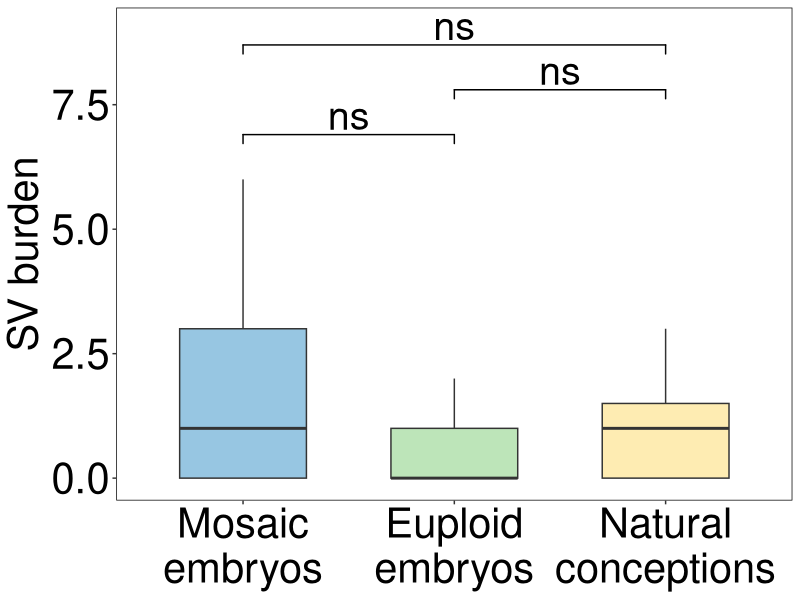
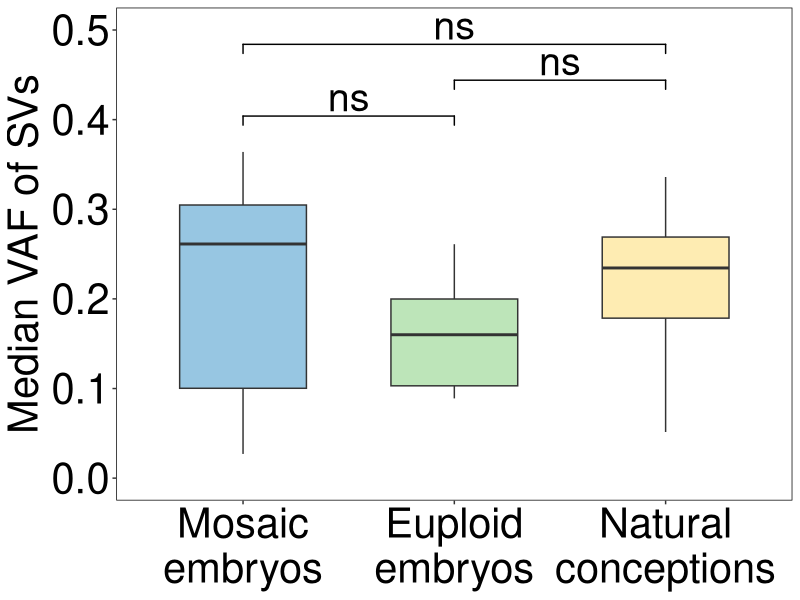

Write the R code that produced these figures, in order.
library(nlme) 
library(multcomp)
library(ggplot2)
library(RColorBrewer)
library(ggsignif)
library(dplyr)


## figure 6a
data <- read.csv("SV-num-depth.txt",header=T,sep="\t")
data$group <- factor(data$group, levels = c("mosaic embryos", "euploid embryos", "natural conceptions"))
mod <- lme(number~group+depth, random=~1|family, data=data)
anova(mod, type='marginal')
summary(glht(mod, linfct = mcp(group = "Tukey")))
p_values <- as.numeric(summary(glht(mod, linfct = mcp(group = "Tukey")))$test$pvalues)
annotations <- ifelse(p_values < 0.001, "***",ifelse(p_values < 0.01, "**",ifelse(p_values < 0.05, "*", "ns")))
mycolor <- c(c(brewer.pal(9,"Blues")[5]),c(brewer.pal(9,"Greens")[4]),c(brewer.pal(9,"YlOrBr")[3]))
pic <- ggplot(data,aes(x = group,y = number)) +
    geom_boxplot(aes(fill = group),alpha = 0.7, width = 0.6)+
    scale_fill_manual(values = mycolor)+
    scale_color_manual(values = mycolor)+
    theme_bw()+
    scale_x_discrete(labels = c("mosaic embryos" = "Mosaic\nembryos","euploid embryos" = "Euploid\nembryos","natural conceptions" = "Natural\nconceptions"))+
    labs(y="SV burden",x=NULL)+
    theme(panel.grid = element_blank(),text = element_text(size = 30),axis.text = element_text(size = 30,color = "black"),legend.position = "none",panel.border = element_rect(color = "black"))+
    geom_signif(xmin = c(1, 2, 1),xmax = c(2, 3, 3),annotations = annotations, y_position = c(max(data$number)+0.9,max(data$number)+1.8,max(data$number)+2.7),textsize = 10)+
    ylim(0,9)


## figure 6b
data <- read.csv("SV-VAF-depth.txt",header=T,sep="\t", row.names = NULL)
data$group <- factor(data$group, levels = c("mosaic embryos", "euploid embryos", "natural conceptions"))

result <- data %>%
    group_by(family, sample) %>%
    summarise(
        median_vaf = median(VAF, na.rm = TRUE),
        group = first(group),
        depth = first(depth),
        .groups = "drop"
)

mod <- lme(median_vaf~group+depth, random=~1|family, data=result)
anova(mod, type='marginal')
summary(glht(mod, linfct = mcp(group = "Tukey")))
p_values <- as.numeric(summary(glht(mod, linfct = mcp(group = "Tukey")))$test$pvalues)
annotations <- ifelse(p_values < 0.001, "***",ifelse(p_values < 0.01, "**",ifelse(p_values < 0.05, "*", "ns")))
mycolor <- c(c(brewer.pal(9,"Blues")[5]),c(brewer.pal(9,"Greens")[4]),c(brewer.pal(9,"YlOrBr")[3]))
pic2 <- ggplot(result,aes(x = group,y = median_vaf)) +
    geom_boxplot(aes(fill = group),alpha = 0.7, width = 0.6)+
    scale_fill_manual(values = mycolor)+
    scale_color_manual(values = mycolor)+
    theme_bw()+
    scale_x_discrete(labels = c("mosaic embryos" = "Mosaic\nembryos","euploid embryos" = "Euploid\nembryos","natural conceptions" = "Natural\nconceptions"))+
    labs(y="Median VAF of SVs", x = NULL)+
    ylim(0,0.5)+
    theme(panel.grid = element_blank(),text = element_text(size = 30),axis.text = element_text(size = 30,color = "black"),legend.position = "none",panel.border = element_rect(color = "black"))+
    geom_signif(xmin = c(1, 2, 1),xmax = c(2, 3, 3),annotations = annotations, y_position = c(max(result$median_vaf)+0.04,max(result$median_vaf)+0.08,max(result$median_vaf)+0.12),textsize = 10)
